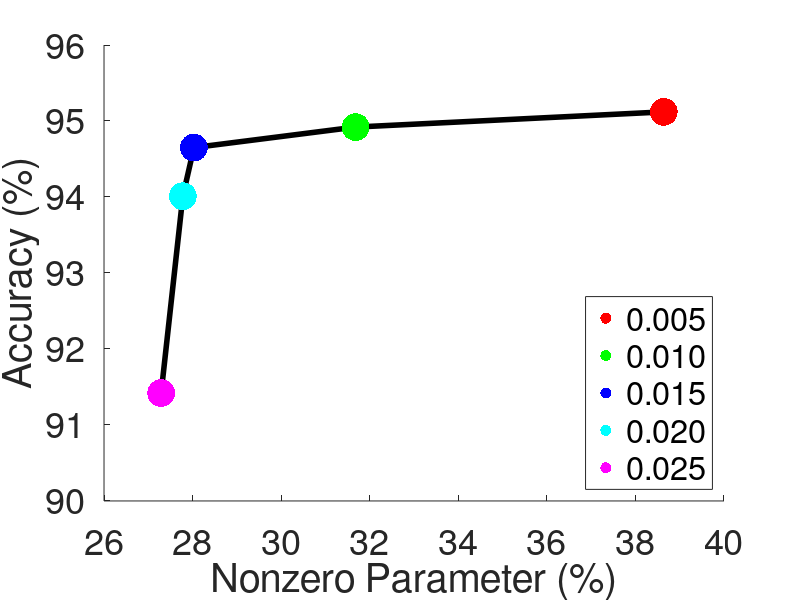

Reproduce this figure in MATLAB. (Note: this script raises an error after producing the figure.)
% initialize
sparisty = [38.64, 31.68, 28.03, 27.78, 27.29];
accuracy = [95.12, 94.92, 94.65, 94.01, 91.42];

% threold1 = animatedline('','-','Color',[0 0.450980392156863 0.741176470588235], 'LineWidth',3);
% threold2 = animatedline('LineStyle','-','Color',[1 0 0], 'LineWidth',3);
% threold3 = animatedline('LineStyle','-','Color','k', 'LineWidth',3);
% threold4 = animatedline('LineStyle','-','Color','green', 'LineWidth',3);
% threold5 = animatedline('LineStyle','-','Color','blue', 'LineWidth',3);
% legend({'0.005','0.010','0.015','0.020','0.025'}, 'Location','southeast');
fh = figure;
ah = axes(fh);
plot(sparisty,accuracy,'k','LineWidth', 4)
hold(ah,'on');
h(1) = plot(sparisty(1), accuracy(1), '.r','MarkerSize', 60)
hold(ah,'on');
h(2) = plot(sparisty(2), accuracy(2), '.g','MarkerSize', 60)
hold(ah,'on');
h(3) = plot(sparisty(3), accuracy(3), '.b','MarkerSize', 60)
hold(ah,'on');
h(4) = plot(sparisty(4), accuracy(4), '.c','MarkerSize', 60)
hold(ah,'on');
h(5) = plot(sparisty(5), accuracy(5), '.m','MarkerSize', 60)
hold(ah,'on');
ylabel('Accuracy (%)','FontSize',26);

legend(h([1 2 3 4 5]), '0.005','0.010','0.015','0.020','0.025', 'Location','southeast');

xlim([26 40]) 
ylim([90 96])

% Create xlabel
xlabel('Nonzero Parameter (%)','FontSize',26);
set(gcf, 'Color', 'w');
set(gcf, 'Position', [20 20 1200 600]);
set(gca,'Box', 'off','fontsize',26);

% save the plot as pdf format in figure folder
ax = gca;
outerpos = ax.OuterPosition;
ti = ax.TightInset; 
left = outerpos(1) + ti(1);
bottom = outerpos(2) + ti(2);
ax_width = outerpos(3) - ti(1) - ti(3);
ax_height = outerpos(4) - ti(2) - ti(4);
ax.Position = [left bottom ax_width ax_height];
fig = gcf;
fig.PaperPositionMode = 'auto';
fig_pos = fig.PaperPosition;
fig.PaperSize = [fig_pos(3) fig_pos(4)];
print(fig,['wisdm-threhold-accuracy'],'-dpdf');